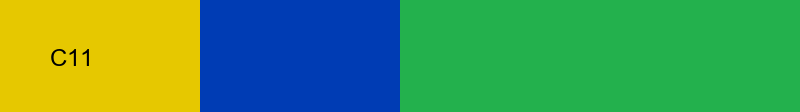
#> input picture .akp05_strip_cache.png, 800 x 112 px
$ python akp05_set_strip.py .akp05_strip_cache.png
#> lines starting #> are read from the running program, lines starting #| are printed output that depends on the picture
### akp05_device.py
"""
Shared connection/init logic for the Ajazz AKP05 (VID_0300 & PID_3004).

Confirmed from a real capture, cross-checked against the `mirajazz` Rust
crate (github.com/4ndv/mirajazz) and the `opendeck-akp05` OpenDeck plugin
(github.com/ambiso/opendeck-akp05), which both target this exact device:

  - The device is a single vendor-defined HID collection (usage page
    0xFFA0, usage 0x01), no report IDs, no Feature reports.
  - It stays silent over USB until it receives an init sequence. Output
    commands are framed as [report_id=0x00, 'C','R','T', 0x00,0x00,
    <3-letter command>, payload...], zero-padded to 1 + packet_size bytes
    (1025 here, since this device uses 1024-byte packets): "DIS", then
    "LIG" (brightness) twice, "CLE" (clear all keys), "STP" (commit).
    The DIS + first LIG pair mirrors mirajazz's own lazy `initialize()`
    (the true minimum to wake the device); the brightness/clear/commit
    steps mirror what the real opendeck-akp05 plugin does on every
    startup, which is what we confirmed unlocks button reporting.
  - Key images: 112x112 JPEG, rotated 180 degrees, no mirroring (from
    opendeck-akp05's device constants for this exact PID group). Upload
    command is "BAT", framed the same way, payload
    [0x00, 0x00, size_hi, size_lo, wire_key], followed by the raw JPEG
    bytes chunked into packet_size-byte (1024) output reports, then a
    "STP" to commit.
  - IMPORTANT: the image wire-key numbering is NOT the same as the
    button-press key numbering below, and it's not a simple offset --
    confirmed by flashing a numbered label to each wire-key and reading
    the layout back off the physical device. Wire-keys 6-15 address the
    10 physical LCD buttons, but the two rows are swapped relative to
    button-press numbering: the bottom row (button-press keys 6-10) uses
    wire-keys 6-10 directly, while the top row (button-press keys 1-5)
    uses wire-keys 11-15. See akp05_set_image.py's BUTTON_TO_WIRE_KEY.
  - The bottom touch-strip is wire-key 1, a single target -- NOT split
    into zones (an earlier theory, disproven: small images at wire-keys
    1-4 looked like separate "zones" but were actually just small icon
    slots above the encoders that happen to share memory with the strip;
    an oversized image at wire-key 1 overflows into the button row and
    those icon slots rather than being rejected). Confirmed by binary
    search with a labeled pixel-ruler test image: the strip's real
    native resolution is 800x112 (NOT the 176x112 in opendeck-akp05's
    mappings.rs -- that number is wrong for this purpose, or means
    something else in their code). wire-key 5 isn't wired to anything
    and times out on write.
  - Input reports carry a fixed 10-byte header
    [report_id, 'A','C','K', 0x00,0x00, 'O','K', 0x00,0x00], then
    [key_index, state] at bytes 10-11 (state: 1 = down, 0 = up).
  - Keys 1-10 are the LCD keys (this is the *button-press* numbering --
    see above, it doesn't match the image wire-key numbering). Encoders
    send a one-shot report on twist (state always 0) and DOWN/UP reports
    on push, using these key indices:
      Encoder 1: press 0x37, twist 0xA0 (CCW) / 0xA1 (CW)
      Encoder 2: press 0x35, twist 0x50 (CCW) / 0x51 (CW)
      Encoder 3: press 0x33, twist 0x90 (CCW) / 0x91 (CW)
      Encoder 4: press 0x36, twist 0x70 (CCW) / 0x71 (CW)
  - The touch strip's own input events (touch/swipe) haven't been
    captured yet.
  - The device needs a periodic keepalive or it drops the connection
    after roughly 15 seconds (screen blanks, input reporting stops until
    a button press partially wakes it, but state/images are lost) --
    confirmed by checking both reference implementations, since this
    project's own testing hit exactly that symptom: mirajazz's
    `Device::keep_alive()` sends a `"CONNECT"` command (7 letters, not
    the usual 3 -- `crt_command` below handles that), and
    opendeck-akp05's `keepalive_task` calls it on a 10-second timer for
    the life of the connection, concurrently with reading input.
    This project's keepalive sends the DIS + bare LIG wake pair first,
    then CONNECT -- and that pair is NOT optional on this hardware:
    0.10.1 tried CONNECT alone (matching a literal reading of mirajazz,
    whose `initialize()` is lazy/first-call-only) and the panel stopped
    taking image updates after the very first tick. Confirmed on real
    hardware, reverted in 0.10.2. The catch is that the bare LIG
    carries brightness 0, so the wake pair on its own was a brightness
    reset every 10 seconds ("brightness keeps going back down"). Fix:
    set `device.brightness_provider` to a zero-arg callable returning
    0-100 and every tick sends LIG with that value right after the
    wake pair -- exactly the DIS / LIG / LIG-brightness prefix
    `upload_image` has always used. `open_device()` below
    does the same, transparently, for every caller -- including the
    one-shot scripts (set_image etc.), not just the long-running ones,
    since e.g. "all buttons" or a strip upload can run long enough to
    risk it too. A per-device write lock (also set up there) keeps the
    keepalive's own writes from interleaving with an in-progress
    multi-packet image upload, which has no per-chunk framing of its own
    to survive that.
  - A physical unplug (not just a protocol-level drop the keepalive
    guards against) makes os.read/os.write on the hidraw fd start
    raising OSError -- this used to just silently end the read and
    keepalive threads with no way for a caller to know or recover, so a
    disconnect needed a full process restart even after replugging.
    connect()/open_device() now take an on_disconnect callback for this
    (see their docstrings) -- the module itself only detects and reports
    it, reconnecting is the caller's job.

Platform support: Windows uses `pywinusb` (wraps the native HID API, which
always wants a leading report-ID byte even though this device has no real
report IDs -- that's the buf[0] every command below leaves as 0x00). Linux
(for running this inside a Home Assistant add-on container) talks to
/dev/hidrawN directly:
  - hidraw has no equivalent leading byte for a no-report-ID device, so
    writes send buf[1:] (dropping that pad byte) and reads come back
    without it too.
  - That shifts KEY_IDX/STATE_IDX by one on Linux (9/10 instead of 10/11)
    -- this is inferred from the hidraw report-ID convention, not yet
    confirmed against real hardware. First thing to check once the device
    is plugged into a Linux box: print raw report bytes and verify button
    presses land where expected before trusting decoded events.
"""

import os
import sys
import threading
import time

IS_WINDOWS = sys.platform == "win32"

if IS_WINDOWS:
    import pywinusb.hid as hid

VENDOR_ID = 0x0300
PRODUCT_ID = 0x3004

KEY_IDX = 10 if IS_WINDOWS else 9
STATE_IDX = 11 if IS_WINDOWS else 10

BUTTON_IMAGE_SIZE = (112, 112)
STRIP_IMAGE_SIZE = (800, 112)
STRIP_WIRE_KEY = 1
STRIP_CHUNK_WIDTH = 200  # 800 / 4

# button (1-10, button-press numbering) -> wire-key (image command numbering)
BUTTON_TO_WIRE_KEY = {
    1: 11, 2: 12, 3: 13, 4: 14, 5: 15,
    6: 6, 7: 7, 8: 8, 9: 9, 10: 10,
}

# The device has no way to read an image back, and the strip only
# accepts a full 800x112 write (no per-region addressing) -- so to
# update just one 200px chunk without erasing the rest, we keep a local
# cache of what's currently on the strip (in logical, non-rotated
# orientation) and re-composite + re-upload the whole thing each time.
STRIP_CACHE_PATH = os.path.join(os.path.dirname(os.path.abspath(__file__)), ".akp05_strip_cache.png")


# [13 lines left out: function load_strip_canvas, not called in this run]


def save_strip_canvas(img):
    # Temp file + rename, so an interrupted save can't leave a partial
    # PNG behind for load_strip_canvas to choke on (see above).
    tmp = f"{STRIP_CACHE_PATH}.part"
    img.save(tmp, format="PNG")
    os.replace(tmp, STRIP_CACHE_PATH)


# [23 lines left out: functions crt_command, minimal_init_sequence, not called in this run]


KEEPALIVE_INTERVAL = 10  # seconds -- matches opendeck-akp05's keepalive_task

# Escape hatch: True restores the pre-0.10.3 wake prefix on every
# keepalive tick and image upload -- DIS, bare LIG (= brightness 0),
# LIG <pct>, and for uploads CLE <key> + STP before the BAT. That prefix
# made the whole panel blink dark for a moment every 10 seconds and on
# every text/icon update (the bare LIG is a real "backlight off"), and
# the CLE flashed the target button black before its new image. The
# default now skips the bare LIG and the pre-clear -- the reference
# implementations (mirajazz/opendeck-akp05) do neither before a BAT.
# DIS itself is kept: 0.10.1 showed the device stops taking updates
# without the wake pair in the keepalive. The add-on exposes this as
# its `legacy_wake_sequence` option in case a unit turns out to need
# the old form -- flip it and restart, no rebuild.
LEGACY_WAKE = False


# [9 lines left out: function wake_sequence, not called in this run]


def keep_alive_command(total_len: int) -> list[int]:
    return crt_command("CONNECT", [], total_len)


# [9 lines left out: function build_init_sequence, not called in this run]


class _HidCaps:
    def __init__(self, output_report_byte_length: int):
        self.output_report_byte_length = output_report_byte_length


class LinuxHidDevice:
    """Duck-types the subset of pywinusb's device object the rest of this
    module calls (send_output_report / set_raw_data_handler / close /
    hid_caps.output_report_byte_length), backed by a /dev/hidrawN node.
    Keeping that surface identical means crt_command/build_bat_commands/
    upload_image/connect etc. need no platform-specific branches at all."""

    REPORT_LENGTH = 1024  # matches the Windows packet_size (total_len - 1)

    # [53 lines left out: functions __init__, set_raw_data_handler, _read_loop, send_output_report, close, not called in this run]


def _find_hidraw_path(vendor_id: int, product_id: int) -> str | None:
    """Find the hidraw node for the AKP05's *vendor* interface.

    The device publishes two HID interfaces under the same VID:PID --
    the vendor one this driver talks to (input0, the one that also gets
    a hiddev node) and a keyboard one (input1). Matching on VID:PID
    alone and taking the first node is therefore a coin flip decided by
    hidraw numbering, and that numbering moves: real dmesg from a unit
    doing this shows the keyboard interface coming back as hidraw2
    rather than hidraw1, because hidraw1 hadn't been released yet when
    the device re-enumerated.

    Opening the keyboard interface by mistake is near-undiagnosable from
    the outside -- every write is accepted and nothing is ever
    displayed, which is indistinguishable from a wedged panel, and it
    survives an add-on restart because the numbering only resettles on a
    reboot or replug. HID_PHYS is what disambiguates: it ends in
    /input0 for the interface we want."""
    base = "/sys/class/hidraw"
    if not os.path.isdir(base):
        return None
    suffix = f"{vendor_id:08X}:{product_id:08X}"
    matches = []
    for name in sorted(os.listdir(base)):
        try:
            with open(os.path.join(base, name, "device", "uevent")) as f:
                fields = dict(line.split("=", 1) for line in f.read().splitlines() if "=" in line)
        except OSError:
            continue
        if fields.get("HID_ID", "").upper().endswith(suffix):
            matches.append((name, fields.get("HID_PHYS", "")))

    for name, phys in matches:
        if phys.endswith("/input0"):
            if name != matches[0][0]:
                print(f"Using {name} for the vendor interface (not {matches[0][0]}, which is another interface of the same device)")
            return os.path.join("/dev", name)
    if matches:
        print(f"No /input0 interface found for VID_{vendor_id:04X} & PID_{product_id:04X} -- falling back to {matches[0][0]}")
        return os.path.join("/dev", matches[0][0])
    return None


def open_device(raw_data_handler=None, on_disconnect=None):
    """Open the AKP05 and register raw_data_handler for input reports
    (pass None if you're only sending commands). Sends no init commands
    at all -- caller is responsible for that. Returns the open device
    (pywinusb on Windows, LinuxHidDevice on Linux); caller must call
    .close() when done.

    on_disconnect, if given, is called (maybe more than once -- see
    LinuxHidDevice) from a background thread once a physical unplug is
    noticed (Linux: the read loop's own os.read failing; both platforms:
    the keepalive's write failing). It's the caller's job to actually
    reconnect -- this module only detects and reports it, so a one-shot
    script doesn't need to care, but a long-running caller (the add-on)
    can wire this up to retry.

    Every caller gets a background keepalive (see module docstring) and
    a write lock from here -- not just connect() -- since even the
    one-shot scripts (set_image, set_brightness, ...) are long enough in
    the "all buttons"/strip case to risk the same ~15s drop, and it
    costs nothing when they finish well under that."""
    if IS_WINDOWS:
        devices = hid.HidDeviceFilter(vendor_id=VENDOR_ID, product_id=PRODUCT_ID).get_devices()
        if not devices:
            print(f"No device found for VID_{VENDOR_ID:04X} & PID_{PRODUCT_ID:04X}.")
            sys.exit(1)
        device = devices[0]
        device.open()
        device.set_raw_data_handler(raw_data_handler or (lambda data: None))
    else:
        path = _find_hidraw_path(VENDOR_ID, PRODUCT_ID)
        if path is None:
            print(f"No hidraw device found for VID_{VENDOR_ID:04X} & PID_{PRODUCT_ID:04X}.")
            sys.exit(1)
        device = LinuxHidDevice(path, on_disconnect=on_disconnect)
        device.set_raw_data_handler(raw_data_handler or (lambda data: None))

    out_len = device.hid_caps.output_report_byte_length
    device._write_lock = threading.Lock()
    device._last_keepalive = time.monotonic()
    _start_keepalive(device, out_len, on_disconnect)
    return device


# Longest any real batch should ever hold the write lock. The biggest
# one is a full 800x112 strip upload: ~11 packets at 0.05s each, well
# under a second. Anything still waiting after this isn't contention,
# it's a write stuck on an unresponsive panel.
WRITE_LOCK_TIMEOUT = 20


class DeviceBusyError(RuntimeError):
    """Raised instead of waiting forever for the write lock.

    Every write used to block on this lock with no timeout, so a single
    write stuck on a wedged panel took down every other writer for good:
    the keepalive stopped, and (in the add-on) the thread handling
    incoming commands stopped with it, which looks from Home Assistant
    like icons, text and the display switch all going dead while button
    presses -- read on a separate thread -- carry on working. Failing the
    one command lets the caller log it and recover instead."""


# [26 lines left out: functions _write_all, _acquire_write_lock, send_commands, not called in this run]


def encode_image(image_or_path, size, rotate180: bool = True) -> bytes:
    """Load (if given a path) or use a PIL Image, resize to `size` if
    needed, rotate 180 degrees (device convention), and JPEG-encode."""
    import io

    from PIL import Image

    img = image_or_path if hasattr(image_or_path, "convert") else Image.open(image_or_path)
    img = img.convert("RGB")
    if img.size != size:
        img = img.resize(size, Image.LANCZOS)
    if rotate180:
        img = img.transpose(Image.ROTATE_180)
    buf = io.BytesIO()
    img.save(buf, format="JPEG", quality=90)
    return buf.getvalue()


# [136 lines left out: functions build_bat_commands, upload_image, _keepalive_commands, keepalive_if_due, _keepalive_loop, _start_keepalive and 1 more, not called in this run]

### akp05_set_strip.py
"""
Upload a custom image to the AKP05's bottom touch-strip LCD.

Confirmed by binary search with a labeled pixel-ruler test image: the
strip is a single target (wire-key 1, not split into zones) with a
native resolution of 800x112 -- see akp05_device.py for the full story
(the 176x112 spec in opendeck-akp05's mappings.rs is wrong for this).

This overwrites the whole strip and updates the local strip cache (see
akp05_device.py's STRIP_CACHE_PATH) that akp05_set_image.py's chunk mode
(buttons "11"-"14") uses, so the two stay in sync.

Usage:
    python akp05_set_strip.py <path/to/image.png>
    python akp05_set_strip.py clear
"""

import sys

from PIL import Image

from akp05_device import STRIP_IMAGE_SIZE, STRIP_WIRE_KEY, encode_image, open_device, save_strip_canvas, upload_image


def main():
    if len(sys.argv) != 2:
        print(__doc__)
        sys.exit(1)

    arg = sys.argv[1]

    if arg == "clear":
        canvas = Image.new("RGB", STRIP_IMAGE_SIZE, (0, 0, 0))
    else:
        canvas = Image.open(arg).convert("RGB").resize(STRIP_IMAGE_SIZE, Image.LANCZOS)
#> canvas is the input picture: PIL image 800x112 RGB; mean R, G, B 74.6, 153.1, 83.5

    save_strip_canvas(canvas)
    jpeg_bytes = encode_image(canvas, STRIP_IMAGE_SIZE)
#> in encode_image, `img = img.transpose(Image.ROTATE_180)`:
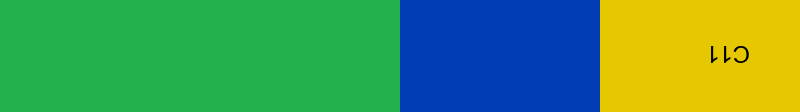
#> img: PIL image 800x112 RGB; mean R, G, B 74.6, 153.1, 83.5
    print(f"{'Cleared' if arg == 'clear' else f'Encoded {arg} ->'} {len(jpeg_bytes)} bytes JPEG ({STRIP_IMAGE_SIZE[0]}x{STRIP_IMAGE_SIZE[1]})")
#| Encoded .akp05_strip_cache.png -> 3121 bytes JPEG (800x112)

    device = open_device()
    try:
        upload_image(device, STRIP_WIRE_KEY, jpeg_bytes)
        print("Done.")
    finally:
        device.close()


if __name__ == "__main__":
#> (the run stopped early here; a loop or call above may not have finished)
